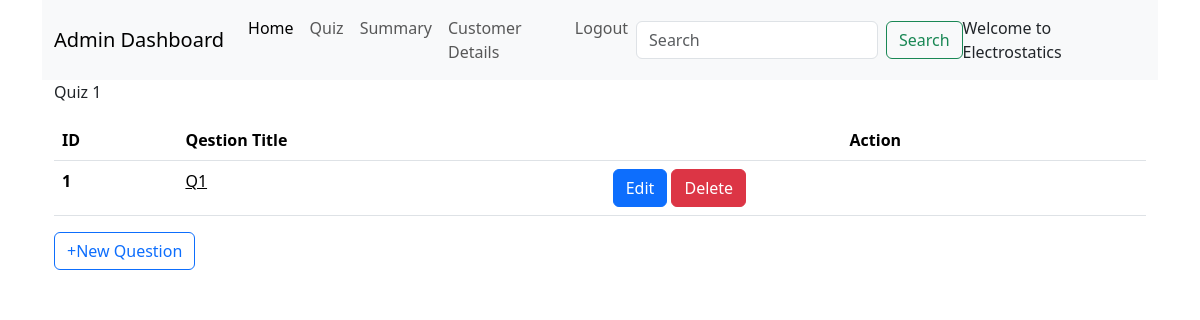
The page /admin_dashboard/1/1/1/Electrostatics on the database as committed earlier.
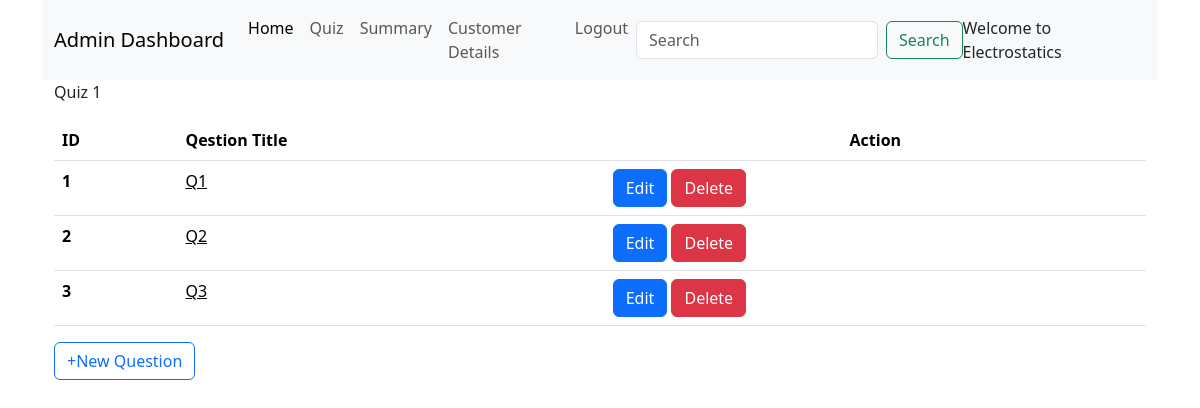
The same page on the database as committed later.
### backend/models.py (models this page shows)
class Question(db.Model):
  __tablename__="question"
  ques_id=db.Column(db.Integer, primary_key=True, nullable=False)
  quiz_id=db.Column(db.Integer, db.ForeignKey("quiz.q_id"), nullable=False)
  question_statement=db.Column(db.String, nullable=False)
  q_title=db.Column(db.String, nullable=False)
  option_1=db.Column(db.String, nullable=False)
  option_2=db.Column(db.String, nullable=False)
  option_3=db.Column(db.String, nullable=False)
  option_4=db.Column(db.String, nullable=False)
  correct_option=db.Column(db.Integer, nullable=False)

### backend/controllers.py (the view)
@app.route('/admin_dashboard/<int:subject_id>/<int:chapter_id>/<int:quiz_id>/<string:name>')
def questions_in_quizzes(subject_id, chapter_id, quiz_id, name):
  quiz = db.session.query(Quiz).filter(Quiz.q_id == quiz_id).first()
  questions_in_quizzes=quiz.questions
  chapter = db.session.query(Chapter).filter(Chapter.ch_id == chapter_id).first()
  return render_template('questions_page.html', quiz=quiz, questions = questions_in_quizzes, chapter=chapter, name=name)

### templates/questions_page.html (shortened to what this page needs)
<!DOCTYPE html>
<html lang="en">
<head>
  <link href="https://cdn.jsdelivr.net/npm/bootstrap@5.3.3/dist/css/bootstrap.min.css" rel="stylesheet">
  <link href="/static/style/admin_dashboard.css" rel="stylesheet">
</head>
<body>
  <div class="container new-container">
    <nav class="navbar navbar-expand-lg bg-body-tertiary">
      <div class="container-fluid">
        <a class="navbar-brand" href="#">Admin Dashboard</a>
        <div class="collapse navbar-collapse" id="navbarSupportedContent">
          <ul class="navbar-nav me-auto mb-2 mb-lg-0">
            <li class="nav-item">
              <a class="nav-link active" aria-current="page" href="#">Home</a>
            </li>
            <li class="nav-item">
              <a class="nav-link" href="#">Quiz</a>
            </li>
            <li class="nav-item">
              <a class="nav-link" href="#">Summary</a>
            </li>
            <li class="nav-item">
              <a class="nav-link" href="#">Customer Details</a>
            </li>
            <li class="nav-item">
              <a class="nav-link" href="#">Logout</a>
            </li>
          </ul>
          <form class="d-flex" role="search" method="POST" action="">
            <input class="form-control me-2" type="search" placeholder="Search" aria-label="Search">
            <button class="btn btn-outline-success" type="submit">Search</button>
          </form>
          <span class="nav=text">
            Welcome to {{name}}
          </span>
        </div>
      </div>
    </nav>
    <div class="container new-container">
      <div class="title">{{quiz.name}}</div>
      <table class="table table-striped">
        <table class="table">
          <thead>
            <tr>
              <th scope="col">ID</th>
              <th scope="col">Qestion Title</th>
              <th scope="col" class="text-center">Action</th>
            </tr>
          </thead>
          <tbody>
            {% for question in questions %}
            <tr>
              <th scope="row">{{question.ques_id}}</th>
              <td id="clickable"><a onclick="window.location.href='/admin_dashboard/{{quiz.chapter.subject.sub_id}}/{{quiz.chapter.ch_id}}/{{quiz.q_id}}/{{question.ques_id}}/{{name}}'">{{question.q_title}}</a></td>
              <td><a href="" type="button" class="btn btn-primary">Edit</a>
              <a href="" type="button" class="btn btn-danger">Delete</a></td>
              {% endfor %}
            </tr>
          </tbody>
          <table>
            <a  type="button" class="btn btn-outline-primary" onclick="window.location.href='/admin_dashboard/{{chapter.subject.sub_id}}/{{chapter.ch_id}}/{{quiz.q_id}}/new_question/{{name}}'">+New Question</a>
          </table>
    </div>
  </div>
</body>
</html>

Rows that differ between the two databases and show on the page:
added Question: ques_id "2", q_title "Q2"
added Question: ques_id "3", q_title "Q3"
